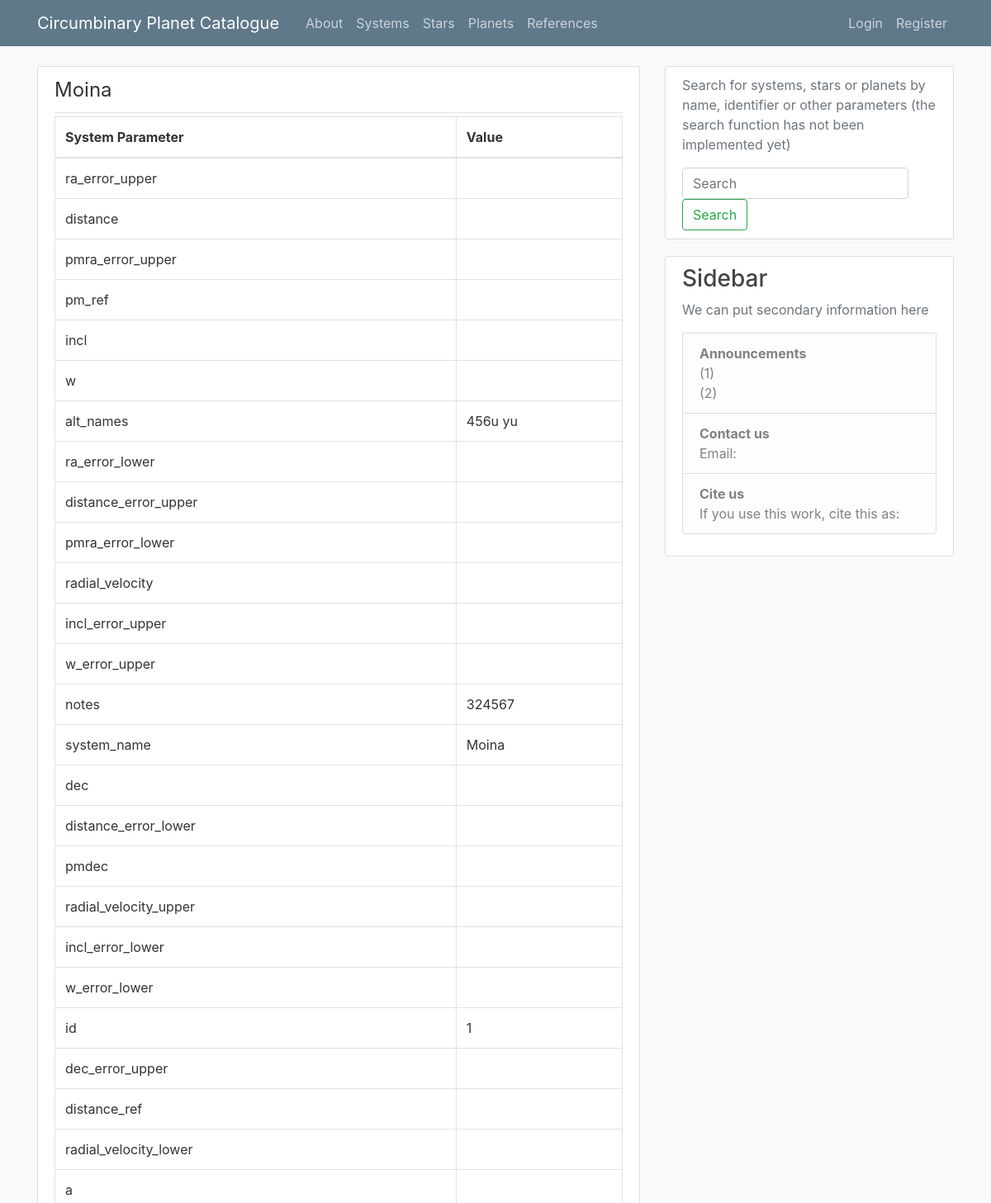
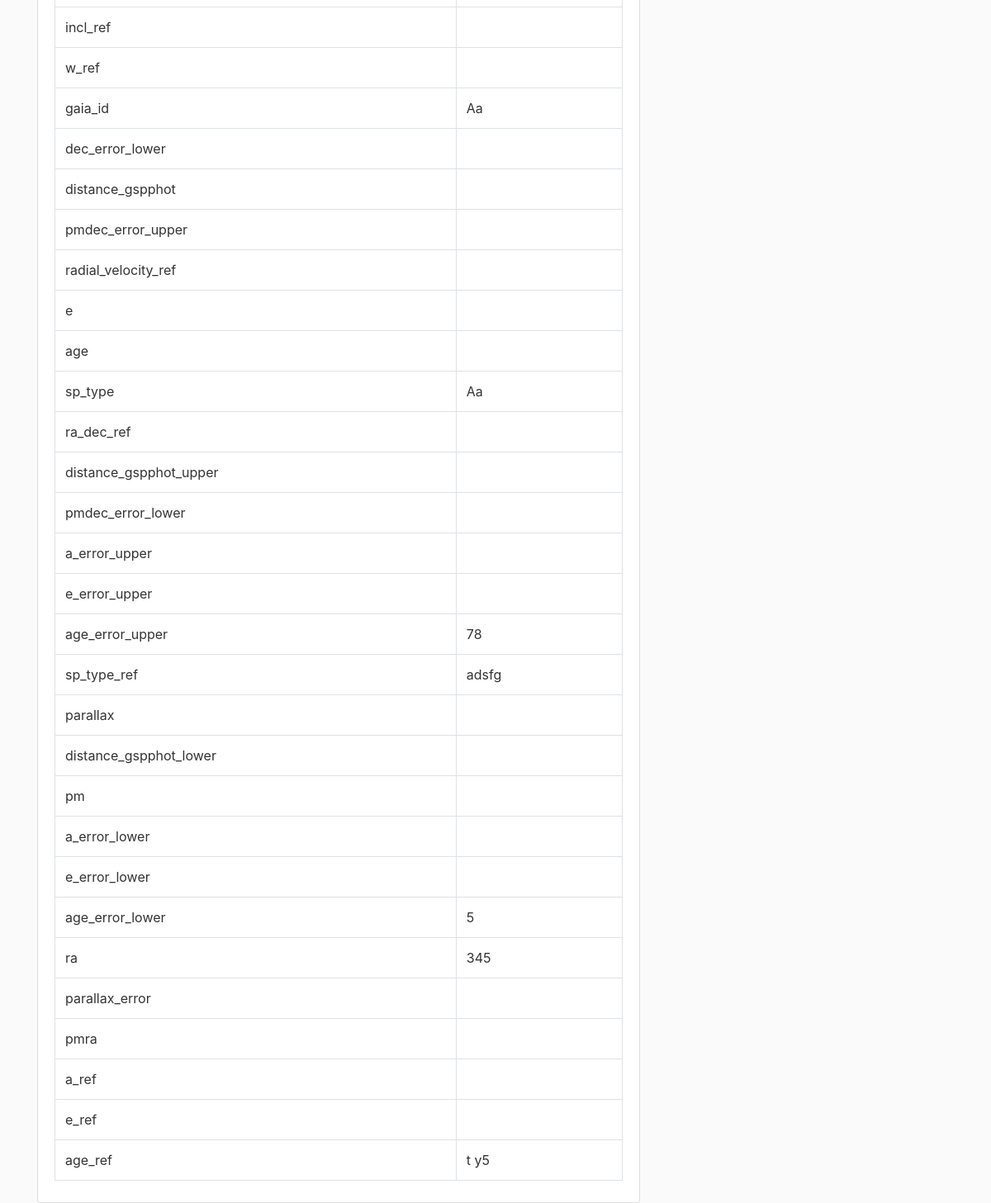
Screenshot of /systems/1 with the database file from the repository (2 pictures, top to bottom).
### flaskblog/models.py (models this page shows, shortened)
class System(db.Model):
    id = db.Column(db.Integer, primary_key=True)
    system_name = db.Column(db.String, nullable=False)
    gaia_id = db.Column(db.String)
    sp_type = db.Column(db.String)
    sp_type_ref = db.Column(db.String)
    ra = db.Column(db.String)
    ra_error_upper = db.Column(db.String)
    ra_error_lower = db.Column(db.String)
    dec = db.Column(db.String)
    dec_error_upper = db.Column(db.String)
    dec_error_lower = db.Column(db.String)
    ra_dec_ref = db.Column(db.Text)
    parallax = db.Column(db.String)
    parallax_error = db.Column(db.String)
    distance = db.Column(db.String)
    distance_error_upper = db.Column(db.String)
    distance_error_lower = db.Column(db.String)
    distance_ref = db.Column(db.Text)
    distance_gspphot = db.Column(db.String)
    distance_gspphot_upper = db.Column(db.String)
    distance_gspphot_lower = db.Column(db.String)
    pmra = db.Column(db.String)
    pmra_error_upper = db.Column(db.String)
    pmra_error_lower = db.Column(db.String)
    pmdec = db.Column(db.String)
    pmdec_error_upper = db.Column(db.String)
    pmdec_error_lower = db.Column(db.String)
    pm = db.Column(db.String)
    pm_ref = db.Column(db.Text)
    radial_velocity = db.Column(db.String)
    radial_velocity_upper = db.Column(db.String)
    radial_velocity_lower = db.Column(db.String)
    radial_velocity_ref = db.Column(db.Text)
    a = db.Column(db.String)
    a_error_upper = db.Column(db.String)
    a_error_lower = db.Column(db.String)
    a_ref = db.Column(db.Text)
    incl = db.Column(db.String)
    incl_error_upper = db.Column(db.String)
    incl_error_lower = db.Column(db.String)
    incl_ref = db.Column(db.Text)
    e = db.Column(db.String)
    e_error_upper = db.Column(db.String)
    e_error_lower = db.Column(db.String)
    e_ref = db.Column(db.Text)
    w = db.Column(db.String)
    w_error_upper = db.Column(db.String)
    w_error_lower = db.Column(db.String)
    w_ref = db.Column(db.Text)
    age = db.Column(db.String)
    age_error_upper = db.Column(db.String)
    age_error_lower = db.Column(db.String)
    age_ref = db.Column(db.Text)
    alt_names = db.Column(db.String)
    notes = db.Column(db.String)
    user_id = db.Column(db.Integer, db.ForeignKey('user.id'), nullable=False)

### flaskblog/routes.py (the view)
@app.route("/systems/<int:system_id>", methods=['GET', 'POST'])
def system(system_id):
    system = System.query.get_or_404(system_id)
    return render_template('system.html', title=system.system_name, system=system.__dict__)

### flaskblog/templates/system.html (shortened to what this page needs)
{% extends "layout.html" %}
{% block content %}
        <article class="media content-section">
          <div class="media-body">
            <div class="article-metadata">
                <legend class=""> {{ system.system_name }}  </legend>
            </div>
            <table class="table table-bordered">
                <thead>
                  <tr>
                    <th scope="col">System Parameter </th>
                    <th scope="col">Value </th>
                  </tr>
                </thead>
                <tbody>
                    {% for param, val in system.items() %}
                        {% if param not in ['user_id', '_sa_instance_state'] %}
                        <tr> <td> {{ param }} </td> <td> {{ val }} </td> </tr>
                        {% endif %}
                    {% endfor %}
                </tbody>
              </table>
          </div>
        </article>
{% endblock content %}

### flaskblog/templates/layout.html (shortened to what this page needs)
<!DOCTYPE html>
<html>
<head>
    <link rel="stylesheet" href="https://maxcdn.bootstrapcdn.com/bootstrap/4.0.0/css/bootstrap.min.css">
    <link rel="stylesheet" type="text/css" href="{{ url_for('static', filename='main.css') }}">
</head>
<body>
    <header class="site-header">
      <nav class="navbar navbar-expand-md navbar-dark bg-steel fixed-top">
        <div class="container">
          <a class="navbar-brand mr-4" href="/"> Circumbinary Planet Catalogue </a>
          <div class="collapse navbar-collapse" id="navbarToggle">
            <div class="navbar-nav mr-auto">
              <a class="nav-item nav-link" href="{{ url_for('about') }}">About</a>
              <a class="nav-item nav-link" href="#">Systems</a>
              <a class="nav-item nav-link" href="#">Stars</a>
              <a class="nav-item nav-link" href="#">Planets</a>
              <a class="nav-item nav-link" href="#">References</a>
            </div>
            <div class="navbar-nav">
              {% if current_user.is_authenticated %}
              <li class="nav-item dropdown">
                <a class="nav-link dropdown-toggle" id="navbarDropdown" role="button" data-toggle="dropdown" aria-haspopup="true" aria-expanded="false">
                  User Menu
                </a>
              <div class="dropdown-menu"  aria-labelledby="navbarDropdown">
              <a class="dropdown-item" href="{{ url_for('new_system') }}">Add New System</a>
              <a class="dropdown-item" href="#">Add New Star</a>
              <a class="dropdown-item" href="#">Add New Planet</a>
              <a class="dropdown-item" href="{{ url_for('account') }}">My Account</a>
              <a class="dropdown-item" href="{{ url_for('logout') }}">Log Out</a>
              </div>
          </li>
              {% else %}
                <a class="nav-item nav-link" href="{{ url_for('login') }}">Login</a>
                <a class="nav-item nav-link" href="{{ url_for('register') }}">Register</a>
              {% endif %}
            </div>
          </div>
        </div>
      </nav>
    </header>
    <main role="main" class="container">
      <div class="row">
        <div class="col-md-8">
          {% block content %}{% endblock %}
        </div>
        <div class="col-md-4">
          <div class="content-section">
            <p class='text-muted'> Search for systems, stars or planets by name, identifier or other parameters (the search function has not been implemented yet)
              <ul class="list-group">
                <form class="form-inline">
                <input class="form-control mr-sm-2" type="search" placeholder="Search" aria-label="Search">
                <button class="btn btn-outline-success my-2 my-sm-0" type="submit">Search</button>
                </form>
              </div>
              <div class="content-section">
              <ul class="list-group">
                <h3>Sidebar </h3>
                <p class='text-muted'>We can put secondary information here
                <li class="list-group-item list-group-item-light"><b>Announcements</b> <br> (1)  <br>  (2) </li>
                <li class="list-group-item list-group-item-light"><b>Contact us</b> <br> Email: </li>
                <li class="list-group-item list-group-item-light"> <b>Cite us</b> <br> If you use this work, cite this as:  </li>
              </ul>
          </div>
        </div>
      </div>
    </main>
</body>
</html>

### flaskblog/static/main.css (style rules this page uses)
body { background: #fafafa; color: #333333; margin-top: 5rem; }
h1, h2, h3, h4, h5, h6 { color: #444444; }
.bg-steel { background-color: #5f788a; }
.site-header .navbar-nav .nav-link { color: #cbd5db; }
.content-section { background: #ffffff; padding: 10px 20px; border: 1px solid #dddddd; border-radius: 3px; margin-bottom: 20px; }
.article-metadata { padding-bottom: 1px; margin-bottom: 4px; border-bottom: 1px solid #e3e3e3 }

### rows the page displays
System: system_name "Moina", param "alt_names", alt_names "456u yu", param "notes", notes "324567", param "system_name", param "gaia_id", gaia "Aa", param "sp_type", sp_type "Aa", param "age_error_upper", age_error_upper "78", param "sp_type_ref", sp_type_ref "adsfg", param "ra", ra "345", param "age_ref", age_ref "t y5"

### other values shown
{{ param }} "ra_error_upper" "distance" "pmra_error_upper" "pm_ref" "incl" "w" "ra_error_lower" "distance_error_upper" "pmra_error_lower" "radial_velocity" "incl_error_upper" "w_error_upper" "dec" "distance_error_lower" "pmdec" "radial_velocity_upper" "incl_error_lower" "w_error_lower" "id" "dec_error_upper" "distance_ref" "radial_velocity_lower" "a" "incl_ref" "w_ref" "dec_error_lower" "distance_gspphot" "pmdec_error_upper" "radial_velocity_ref" "e" "age" "ra_dec_ref" "distance_gspphot_upper" "pmdec_error_lower" "a_error_upper" "e_error_upper" "parallax" "distance_gspphot_lower" "pm" "a_error_lower" "e_error_lower" "age_error_lower" "parallax_error" "pmra" "a_ref" "e_ref"
{{ val }} "1" "5"
